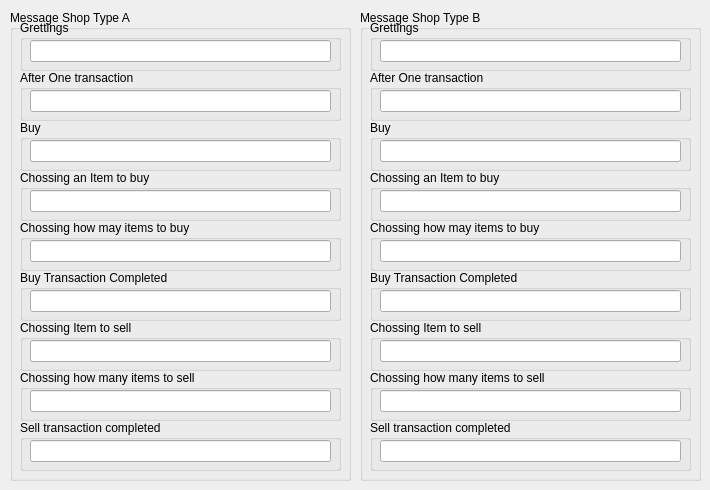
   <widget class="QWidget" name="tab_3">
    <attribute name="title">
     <string>Page 3</string>
    </attribute>
    <widget class="QGroupBox" name="groupBox_146">
     <property name="geometry">
      <rect>
       <x>10</x>
       <y>10</y>
       <width>341</width>
       <height>471</height>
      </rect>
     </property>
     <property name="title">
      <string>Message Shop Type A</string>
     </property>
     <widget class="QGroupBox" name="groupBox_147">
      <property name="geometry">
       <rect>
        <x>10</x>
        <y>10</y>
        <width>321</width>
        <height>51</height>
       </rect>
      </property>
      <property name="title">
       <string>Grettings</string>
      </property>
      <widget class="QLineEdit" name="lineEdit_45">
       <property name="geometry">
        <rect>
         <x>10</x>
         <y>20</y>
         <width>301</width>
         <height>22</height>
        </rect>
       </property>
      </widget>
     </widget>
     <widget class="QGroupBox" name="groupBox_148">
      <property name="geometry">
       <rect>
        <x>10</x>
        <y>60</y>
        <width>321</width>
        <height>51</height>
       </rect>
      </property>
      <property name="title">
       <string>After One transaction</string>
      </property>
      <widget class="QLineEdit" name="lineEdit_46">
       <property name="geometry">
        <rect>
         <x>10</x>
         <y>20</y>
         <width>301</width>
         <height>22</height>
        </rect>
       </property>
      </widget>
     </widget>
     <widget class="QGroupBox" name="groupBox_149">
      <property name="geometry">
       <rect>
        <x>10</x>
        <y>110</y>
        <width>321</width>
        <height>51</height>
       </rect>
      </property>
      <property name="title">
       <string>Buy</string>
      </property>
      <widget class="QLineEdit" name="lineEdit_47">
       <property name="geometry">
        <rect>
         <x>10</x>
         <y>20</y>
         <width>301</width>
         <height>22</height>
        </rect>
       </property>
      </widget>
     </widget>
     <widget class="QGroupBox" name="groupBox_150">
      <property name="geometry">
       <rect>
        <x>10</x>
        <y>160</y>
        <width>321</width>
        <height>51</height>
       </rect>
      </property>
      <property name="title">
       <string>Chossing an Item to buy</string>
      </property>
      <widget class="QLineEdit" name="lineEdit_48">
       <property name="geometry">
        <rect>
         <x>10</x>
         <y>20</y>
         <width>301</width>
         <height>22</height>
        </rect>
       </property>
      </widget>
     </widget>
     <widget class="QGroupBox" name="groupBox_151">
      <property name="geometry">
       <rect>
        <x>10</x>
        <y>210</y>
        <width>321</width>
        <height>51</height>
       </rect>
      </property>
      <property name="title">
       <string>Chossing how may items to buy</string>
      </property>
      <widget class="QLineEdit" name="lineEdit_49">
       <property name="geometry">
        <rect>
         <x>10</x>
         <y>20</y>
         <width>301</width>
         <height>22</height>
        </rect>
       </property>
      </widget>
     </widget>
     <widget class="QGroupBox" name="groupBox_152">
      <property name="geometry">
       <rect>
        <x>10</x>
        <y>260</y>
        <width>321</width>
        <height>51</height>
       </rect>
      </property>
      <property name="title">
       <string>Buy Transaction Completed</string>
      </property>
      <widget class="QLineEdit" name="lineEdit_50">
       <property name="geometry">
        <rect>
         <x>10</x>
         <y>20</y>
         <width>301</width>
         <height>22</height>
        </rect>
       </property>
      </widget>
     </widget>
     <widget class="QGroupBox" name="groupBox_153">
      <property name="geometry">
       <rect>
        <x>10</x>
        <y>310</y>
        <width>321</width>
        <height>51</height>
       </rect>
      </property>
      <property name="title">
       <string>Chossing Item to sell</string>
      </property>
      <widget class="QLineEdit" name="lineEdit_51">
       <property name="geometry">
        <rect>
         <x>10</x>
         <y>20</y>
         <width>301</width>
         <height>22</height>
        </rect>
       </property>
      </widget>
     </widget>
     <widget class="QGroupBox" name="groupBox_154">
      <property name="geometry">
       <rect>
        <x>10</x>
        <y>360</y>
        <width>321</width>
        <height>51</height>
       </rect>
      </property>
      <property name="title">
       <string>Chossing how many items to sell</string>
      </property>
      <widget class="QLineEdit" name="lineEdit_52">
       <property name="geometry">
        <rect>
         <x>10</x>
         <y>20</y>
         <width>301</width>
         <height>22</height>
        </rect>
       </property>
      </widget>
     </widget>
     <widget class="QGroupBox" name="groupBox_155">
      <property name="geometry">
       <rect>
        <x>10</x>
        <y>410</y>
        <width>321</width>
        <height>51</height>
       </rect>
      </property>
      <property name="title">
       <string>Sell transaction completed</string>
      </property>
      <widget class="QLineEdit" name="lineEdit_53">
       <property name="geometry">
        <rect>
         <x>10</x>
         <y>20</y>
         <width>301</width>
         <height>22</height>
        </rect>
       </property>
      </widget>
     </widget>
    </widget>
    <widget class="QGroupBox" name="groupBox_156">
     <property name="geometry">
      <rect>
       <x>360</x>
       <y>10</y>
       <width>341</width>
       <height>471</height>
      </rect>
     </property>
     <property name="title">
      <string>Message Shop Type B</string>
     </property>
     <widget class="QGroupBox" name="groupBox_157">
      <property name="geometry">
       <rect>
        <x>10</x>
        <y>10</y>
        <width>321</width>
        <height>51</height>
       </rect>
      </property>
      <property name="title">
       <string>Grettings</string>
      </property>
      <widget class="QLineEdit" name="lineEdit_54">
       <property name="geometry">
        <rect>
         <x>10</x>
         <y>20</y>
         <width>301</width>
         <height>22</height>
        </rect>
       </property>
      </widget>
     </widget>
     <widget class="QGroupBox" name="groupBox_158">
      <property name="geometry">
       <rect>
        <x>10</x>
        <y>60</y>
        <width>321</width>
        <height>51</height>
       </rect>
      </property>
      <property name="title">
       <string>After One transaction</string>
      </property>
      <widget class="QLineEdit" name="lineEdit_55">
       <property name="geometry">
        <rect>
         <x>10</x>
         <y>20</y>
         <width>301</width>
         <height>22</height>
        </rect>
       </property>
      </widget>
     </widget>
     <widget class="QGroupBox" name="groupBox_159">
      <property name="geometry">
       <rect>
        <x>10</x>
        <y>110</y>
        <width>321</width>
        <height>51</height>
       </rect>
      </property>
      <property name="title">
       <string>Buy</string>
      </property>
      <widget class="QLineEdit" name="lineEdit_56">
       <property name="geometry">
        <rect>
         <x>10</x>
         <y>20</y>
         <width>301</width>
         <height>22</height>
        </rect>
       </property>
      </widget>
     </widget>
     <widget class="QGroupBox" name="groupBox_160">
      <property name="geometry">
       <rect>
        <x>10</x>
        <y>160</y>
        <width>321</width>
        <height>51</height>
       </rect>
      </property>
      <property name="title">
       <string>Chossing an Item to buy</string>
      </property>
      <widget class="QLineEdit" name="lineEdit_57">
       <property name="geometry">
        <rect>
         <x>10</x>
         <y>20</y>
         <width>301</width>
         <height>22</height>
        </rect>
       </property>
      </widget>
     </widget>
     <widget class="QGroupBox" name="groupBox_161">
      <property name="geometry">
       <rect>
        <x>10</x>
        <y>210</y>
        <width>321</width>
        <height>51</height>
       </rect>
      </property>
      <property name="title">
       <string>Chossing how may items to buy</string>
      </property>
      <widget class="QLineEdit" name="lineEdit_58">
       <property name="geometry">
        <rect>
         <x>10</x>
         <y>20</y>
         <width>301</width>
         <height>22</height>
        </rect>
       </property>
      </widget>
     </widget>
     <widget class="QGroupBox" name="groupBox_162">
      <property name="geometry">
       <rect>
        <x>10</x>
        <y>260</y>
        <width>321</width>
        <height>51</height>
       </rect>
      </property>
      <property name="title">
       <string>Buy Transaction Completed</string>
      </property>
      <widget class="QLineEdit" name="lineEdit_59">
       <property name="geometry">
        <rect>
         <x>10</x>
         <y>20</y>
         <width>301</width>
         <height>22</height>
        </rect>
       </property>
      </widget>
     </widget>
     <widget class="QGroupBox" name="groupBox_163">
      <property name="geometry">
       <rect>
        <x>10</x>
        <y>310</y>
        <width>321</width>
        <height>51</height>
       </rect>
      </property>
      <property name="title">
       <string>Chossing Item to sell</string>
      </property>
      <widget class="QLineEdit" name="lineEdit_60">
       <property name="geometry">
        <rect>
         <x>10</x>
         <y>20</y>
         <width>301</width>
         <height>22</height>
        </rect>
       </property>
      </widget>
     </widget>
     <widget class="QGroupBox" name="groupBox_164">
      <property name="geometry">
       <rect>
        <x>10</x>
        <y>360</y>
        <width>321</width>
        <height>51</height>
       </rect>
      </property>
      <property name="title">
       <string>Chossing how many items to sell</string>
      </property>
      <widget class="QLineEdit" name="lineEdit_61">
       <property name="geometry">
        <rect>
         <x>10</x>
         <y>20</y>
         <width>301</width>
         <height>22</height>
        </rect>
       </property>
      </widget>
     </widget>
     <widget class="QGroupBox" name="groupBox_165">
      <property name="geometry">
       <rect>
        <x>10</x>
        <y>410</y>
        <width>321</width>
        <height>51</height>
       </rect>
      </property>
      <property name="title">
       <string>Sell transaction completed</string>
      </property>
      <widget class="QLineEdit" name="lineEdit_62">
       <property name="geometry">
        <rect>
         <x>10</x>
         <y>20</y>
         <width>301</width>
         <height>22</height>
        </rect>
       </property>
      </widget>
     </widget>
    </widget>
   </widget>
